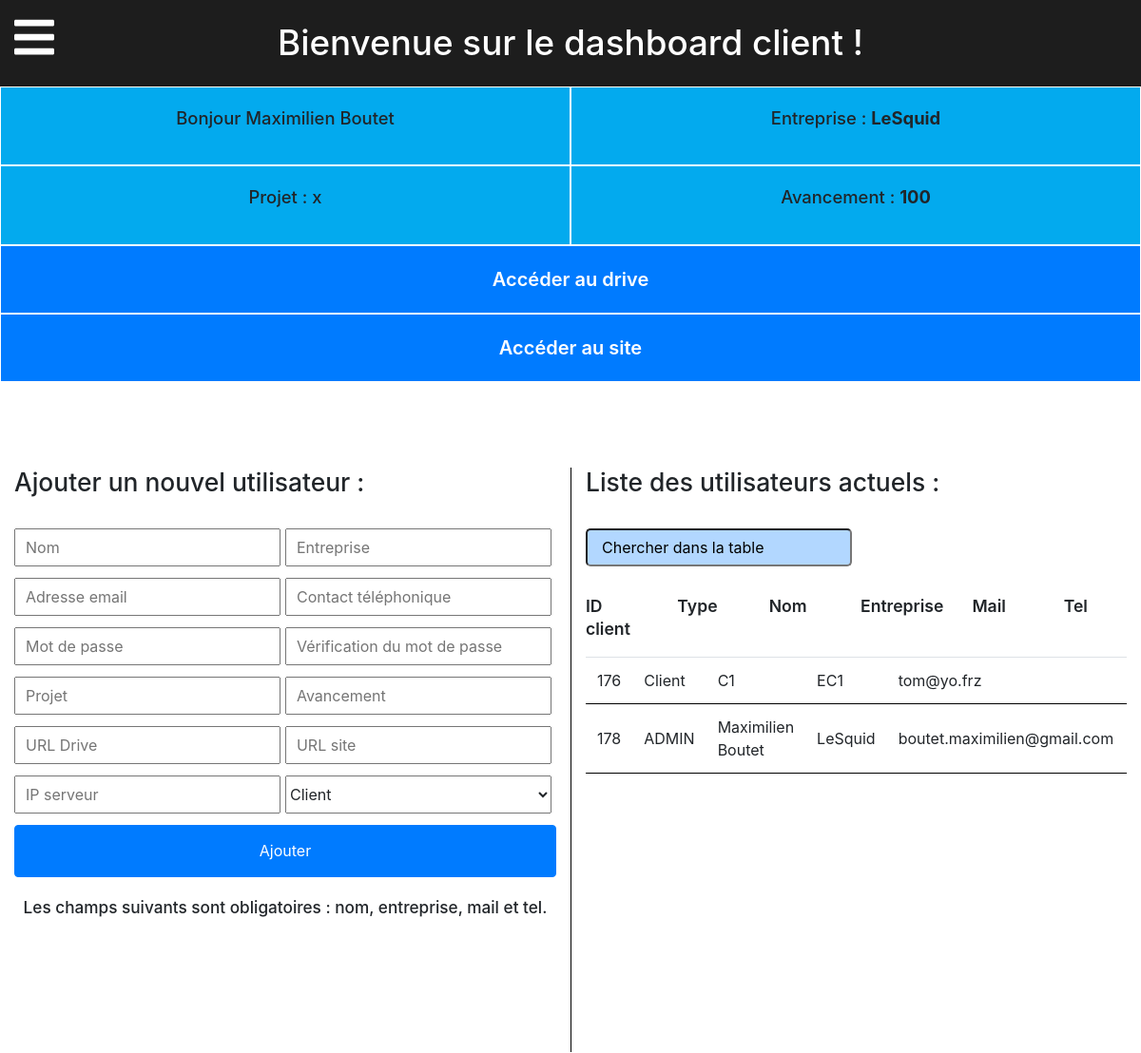
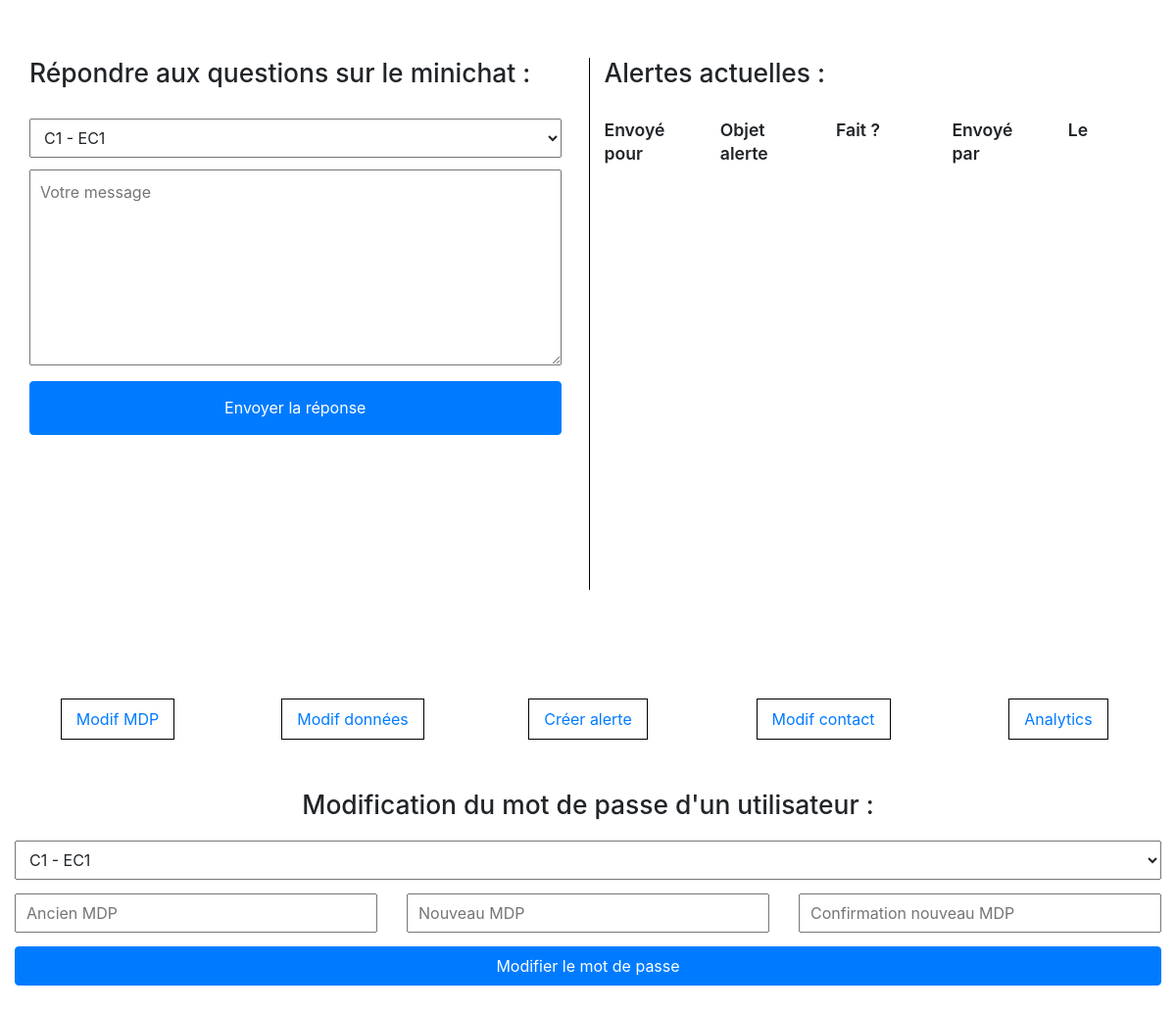
Screenshot of /back/admin.php (signed in) with the database file from the repository (2 pictures, top to bottom).
### tables this page shows
CREATE TABLE IF NOT EXISTS `membres` (
  `id` int(11) NOT NULL AUTO_INCREMENT,
  `nom` varchar(255) NOT NULL,
  `entreprise` varchar(255) NOT NULL,
  `mail` varchar(255) NOT NULL,
  `tel` int(11) NOT NULL,
  `mdp` varchar(255) NOT NULL,
  `projet` varchar(255) NOT NULL,
  `avancement` varchar(255) NOT NULL,
  `drive` varchar(255) NOT NULL,
  `site` varchar(255) DEFAULT NULL,
  `serverIP` varchar(60) DEFAULT NULL,
  `type` varchar(25) NOT NULL,
  `date_ajout` date NOT NULL,
  PRIMARY KEY (`id`)
);

### back/add_user.php (called while the page is built, shortened)
<?php
if(!empty($_POST['username']) AND !empty($_POST['entreprise']) AND !empty($_POST['mail']) AND !empty($_POST['mdp']) AND !empty($_POST['mdp_verif'])) {
  $_POST['username'] = htmlspecialchars($_POST['username']);
  $_POST['entreprise'] = htmlspecialchars($_POST['entreprise']);
  $_POST['mail'] = htmlspecialchars($_POST['mail']);
  $_POST['numero_tel'] = htmlspecialchars($_POST['numero_tel']);
  $_POST['mdp'] = htmlspecialchars($_POST['mdp']);
  $_POST['mdp_verif'] = htmlspecialchars($_POST['mdp_verif']);
  $_POST['projet'] = htmlspecialchars($_POST['projet']);
  $_POST['avancement'] = htmlspecialchars($_POST['avancement']);
  $_POST['drive'] = htmlspecialchars($_POST['drive']);
  $_POST['site'] = htmlspecialchars($_POST['site']);
  $_POST['serverIP'] = htmlspecialchars($_POST['serverIP']);
  $_POST['type'] = htmlspecialchars($_POST['type']);
  $username = $_POST['username'];
  $entreprise = $_POST['entreprise'];
  $mail = $_POST['mail'];
  $tel = $_POST['numero_tel'];
  $mdp = $_POST['mdp_verif'];
  $projet = $_POST['projet'];
  $avancement = $_POST['avancement'];
  $drive = $_POST['drive'];
  $site = $_POST['site'];
  $serverIP = $_POST['serverIP'];
  $type = $_POST['type'];
  $entreprise_exeptions = 'OWCS';
  if (!usernameVerif($username)) {
    if (!entrepriseVerif2($entreprise) || $entreprise == "OWCS" || $entreprise == 'owcs') {
      $mail = filter_var($mail, FILTER_SANITIZE_EMAIL);
      if (filter_var($mail, FILTER_VALIDATE_EMAIL)) {
        if (!emailVerif($mail)) {
          if($mdp == $_POST['mdp']){
            $hashed_mdp = password_hash($mdp, PASSWORD_DEFAULT);
            $req_mdp = $bdd->prepare('INSERT INTO membres(nom, entreprise, mail, tel, mdp, projet, avancement, drive, site, serverIP, type, date_ajout) VALUES("'. $username .'", "'. $entreprise .'", "'. $mail .'",  "'. $tel .'", "'. $hashed_mdp .'", "'. $projet .'", "'. $avancement .'", "'. $drive .'", "'. $site .'", "'. $serverIP .'", "'. $type .'", CURDATE())');
            $req_mdp->execute();
            $req_mdp->closeCursor();
            $req_see_userID = $bdd->prepare('SELECT id FROM membres WHERE nom = "'. $username .'"');
            $req_see_userID->execute();
            $clientsID = $req_see_userID->fetch();
            $req_see_userID->closeCursor();
            $req_insert_clientsID_analytics = $bdd->prepare('INSERT INTO analytics (clientsID) VALUES ("'. $clientsID['id'] .'")');
            $req_insert_clientsID_analytics->execute();
            $req_insert_clientsID_analytics->closeCursor();
            $message_connexion = 'Inscription de <strong>' . $username . ' - ' . $entreprise . '</strong> effectuée.';
            }
          else{$message_connexion = 'Les mots de passe ne correspondent pas. Merci de rééssayer.';}
          }
        else {$message_connexion = 'L\'adresse mail est déjà enregistrée.';}
       }
      else {$message_connexion = "L'adresse mail saisie est incorrecte.";}
      }
    else {$message_connexion = 'L\'entreprise est déjà enregistrée.';}
    }
  else {$message_connexion = 'Le nom d\'utilisateur est déjà pris.';}
}
else{$message_connexion = 'Les champs suivants sont obligatoires : nom, entreprise, mail et tel.';}
 ?>

### back/admin.php (the view, shortened to what this page needs)
<!DOCTYPE html>
<html lang="fr">
	<head>
		<link rel="stylesheet" href="../css/reset.css">
		<link rel="stylesheet" href="../css/normalize.min.css">
		<link href="https://use.fontawesome.com/releases/v5.0.8/css/all.css" rel="stylesheet">
		<link rel="stylesheet" href="../bootstrap/css/bootstrap-reboot.css">
		<link rel="stylesheet" href="../bootstrap/css/bootstrap-grid.css">
		<link rel="stylesheet" href="../bootstrap/css/bootstrap.css">
		<link rel="stylesheet" href="../css/style.css">
	</head>
	<body>
	<div class="">
		<h1 class="tac ml12p">Bienvenue sur le dashboard client !</h1>
		<div id="mobile_menu">
			<a href="#mobile_menu"><i class="fas fa-bars fa-3x hidden" id="menu_icon"></i></a>
		</div>
	</div>
		<section id="section_1" class="infos ml12p">
			<div class="container-fluid">
				<div class="row">
					<div class="col-6">
						<p>Bonjour <?php echo $_SESSION['nom']; ?></p>
					</div>
					<div class="col-6">
						<p>Entreprise : <strong><?php echo $_SESSION['entreprise']; ?></strong></p>
					</div>
				</div>
				<div class="row">
					<div class="col-6">
						<p>Projet : <?php echo $_SESSION['projet']; ?></p>
					</div>
					<div class="col-6">
						<p>Avancement : <strong><?php echo $_SESSION['avancement']; ?></strong></p>
					</div>
				</div>
				<div class="row">
					<div class="drive_access">
						<a href="<?php echo $_SESSION['drive']; ?>" target="_blank">Accéder au drive</a>
					</div>
					<div class="drive_access">
						<a href="<?php echo $_SESSION['site']; ?>" target="_blank">Accéder au site</a>
					</div>
				</div>
			</div>
		</section>
		<section id="section_admin_1" class="mtxm ml12p">
			<div class="container-fluid">
				<div class="row">
					<div class="col-lg-6 mtl_r">
						<h3 class="tac_r">Ajouter un nouvel utilisateur :</h3>
						<form action="" method="POST" class="mts" autocomplete="on">
							<input type="text" placeholder="Nom" name="username">
							<input type="text" placeholder="Entreprise" name="entreprise">
							<input type="text" placeholder="Adresse email" name="mail">
							<input type="tel" placeholder="Contact téléphonique" name="numero_tel">
							<input type="password" placeholder="Mot de passe" name="mdp">
							<input type="password" placeholder="Vérification du mot de passe" name="mdp_verif" autocomplete="off">
							<input type="text" placeholder="Projet" name="projet">
							<input type="text" placeholder="Avancement" name="avancement">
							<input type="url" placeholder="URL Drive" name="drive">
							<input type="url" placeholder="URL site" name="site">
							<input type="text" placeholder="IP serveur" name="serverIP">
							<select name="type">
								<option value="Client">Client</option>
							</select>
							<input type="submit" value="Ajouter" class="btn btn-primary">
							<?php include('add_user.php'); ?>
							<p class="centered_msg_php"><?php echo $message_connexion; ?></p>
						</form>
					</div>
					<div class="col-lg-6 mtl_r">
						<div class="">
						<h3 class="tac_r mbs">Liste des utilisateurs actuels :</h3><input type="text" id="userSearch" placeholder="Chercher dans la table" class="search_input col ">
						</div>
						<div class="row	mtxm">
							<div class="col table-header"><p>ID client</p></div>
							<div class="col table-header"><p>Type</p></div>
							<div class="col table-header"><p>Nom</p></div>
							<div class="col table-header"><p>Entreprise</p></div>
							<div class="col table-header"><p>Mail</p></div>
							<div class="col table-header"><p>Tel</p></div>
						</div>
						<div class="alerts_admin table table-hover server_table">
							<table id="userTable">
								<tbody>
							<?php
							$req_active_users = $bdd->query('SELECT id, nom, entreprise, mail, tel, type FROM membres ORDER BY ID');
							while ($donnees_active_users = $req_active_users->fetch()) {
								$donnees_active_users['id'] = intval($donnees_active_users['id']);
								$donnees_active_users['type'] = htmlspecialchars($donnees_active_users['type']);
								$donnees_active_users['nom'] = htmlspecialchars($donnees_active_users['nom']);
								$donnees_active_users['entreprise'] = htmlspecialchars($donnees_active_users['entreprise']);
								$donnees_active_users['mail'] = htmlspecialchars($donnees_active_users['mail']);
								$donnees_active_users['tel'] = htmlspecialchars($donnees_active_users['tel']);
								$donnees_active_users['type'] = preg_replace('#Administrateur#', 'ADMIN', $donnees_active_users['type']);
							 ?>
								<tr class="mts prxs">
									<td class="pts mls mrs"><?php echo $donnees_active_users['id'] ?></td>
									<td><?php echo $donnees_active_users['type'] ?></td>
									<td><?php echo $donnees_active_users['nom'] ?></td>
									<td><?php echo $donnees_active_users['entreprise'] ?></td>
									<td><?php echo $donnees_active_users['mail'] ?></td>
							<?php
							}
							?>
									</tr>
								</tbody>
							</table>
						</div>
					</div>
				</div>
			</div>
			</section>
			<section id="section_3_admin">
				<div class="container-fluid">
					<div class="row ml12p">
						<div class="col-lg-6">
							<div class="row mtl">
								<div class="col-12 minichat_answer_form">
									<h3 class="tac_r mbs">Répondre aux questions sur le minichat :</h3>
									<form action="answer_minichat.php" method="POST" id="minichat_answer_form" class="mtxs">
										<select name="client_to_answer_minichat" class="mtxs">
											<?php $req_user_list = $bdd->query('SELECT id, nom, entreprise FROM membres');
											while ($user_list = $req_user_list->fetch()){
												$user_list['id'] = intval($user_list['id']);
												$user_list['nom'] = htmlspecialchars($user_list['nom']);
												$user_list['entreprise'] = htmlspecialchars($user_list['entreprise']);
											 ?>
											<option value="<?php echo $user_list['entreprise']; ?>"><?php echo $user_list['nom'] . ' - ' . $user_list['entreprise']; ?></option>
											<?php
											}
											?>
										</select>
										<textarea name="answer_minichat" class="mtxs" placeholder="Votre message"></textarea>
										<input type="submit" value="Envoyer la réponse" class="mtxs btn btn-primary">
									</form>
								</div>
							</div>
						</div>
						<div class="col-lg-6 mtl mtl_r">
							<h3 class="tac_r">Alertes actuelles :</h3>
								<div class="row	mtxm">
									<div class="col table-header"><p>Envoyé pour</p></div>
									<div class="col table-header"><p>Objet alerte</p></div>
									<div class="col table-header"><p>Fait ?</p></div>
									<div class="col table-header"><p>Envoyé par</p></div>
									<div class="col table-header"><p>Le</p></div>
								</div>
								<div class="alerts_admin table table-hover server_table">
							</div>
						</div>
					</div>
				</div>
			</section>
			<section id="section_admin_2" class="ml12p mtl_r tac">
				<div class="container-fluid">
					<div class="row">
						<div class="col-lg-12">
							<div class="row mtl">
								<div class="col update_buttons">
									<span class="span_infos"><a href="#menu1" id="btn_pass_update">Modif MDP</a></span>
								</div>
								<div class="col update_buttons">
									<span class="span_infos"><a href="#menu2" id="btn_update_user_info">Modif données</a></span>
								</div>
								<div class="col update_buttons">
									<span class="span_infos"><a href="#menu3" id="btn_alert_creator">Créer alerte</a></span>
								</div>
								<div class="col update_buttons">
									<span class="span_infos"><a href="#menu4" id="btn_update_contacts">Modif contact</a></span>
								</div>
								<div class="col update_buttons">
									<span class="span_infos"><a href="#menu5" id="btn_add_analytics">Analytics</a></span>
								</div>
							</div>
						</div>
					</div>
				</div>
			</section>
			<section id="pass_update" class="update_values tac ml12p active">
				<div class="container-fluid mtl pass_update">
					<div class="row">
						<div class="col-lg-12">
							<h3>Modification du mot de passe d'un utilisateur :</h3>
							<form action="update_mdp.php" method="POST" class="mtxs">
								<select name="client_pass_to_update" class="mtxs">
									<?php $req_user_list = $bdd->query('SELECT id, nom, entreprise FROM membres');
									while ($user_list = $req_user_list->fetch()){
										$user_list['nom'] = htmlspecialchars($user_list['nom']);
										$user_list['entreprise'] = htmlspecialchars($user_list['entreprise']);
									 ?>
									<option value="<?php echo $user_list['id']; ?>"><?php echo $user_list['nom'] . ' - ' . $user_list['entreprise']; ?></option>
									<?php
									}
									?>
								</select>
								<div class="row mtxs">
									<div class="col-lg-4">
										<input type="password" placeholder="Ancien MDP" name="last_mdp">
									</div>
									<div class="col-lg-4">
										<input type="password" placeholder="Nouveau MDP" name="confirm_new_mdp">
									</div>
									<div class="col-lg-4">
										<input type="password" placeholder="Confirmation nouveau MDP" name="new_mdp">
									</div>
								</div>
								<div class="row mtxs">
									<div class="col-lg-12">
										<input type="submit" value="Modifier le mot de passe" class="btn btn-primary">
									</div>
								</div>
							</form>
						</div>
					</div>
				</div>
			</section>
		</body>
	</html>

### css/style.css (style rules this page uses)
h1 { margin: 0; font-size: 2.3em; line-height: 1.4; padding: 19px 0 20px 0; background: rgba(29,29,29,1); color: white; }
h3 { font-size: 1.65em; }
p { font-size: 1.15em; font-weight: 500; line-height: 1.4; }
a { text-decoration: none; }
#section_1 { text-align: center; }
#section_1 .container-fluid .row > div { background: rgba(3,170,238,1); padding: 20px; border: 1.5px solid white; }
#section_1 > div > div:nth-child(3) > div.drive_access { background: rgba(0,123,255,1); display: block; width: 100%; transition: 0.4s; }
.drive_access a { font-weight: 620; font-size: 1.25em; color: white; }
#section_admin_1 input, select { width: 49.2%; height: 40px; margin-top: 12px; }
#section_admin_1 input[type=submit] { width: 100%; height: 55px; }
div.alerts_admin { overflow: scroll; height: 400px; }
#section_admin_2 .span_infos a { border: 1px solid black; padding: 10px 25px; }
.update_values { height: 300px; position: relative; display: none; opacity: 0; }
.update_values form input { width: 100%; height: 40px; display: block; padding: 0 10px; margin-top: 4px; }
.update_values form select { width: 100%; padding: 0 10px; }
.update_values form input[type=submit] { width: 100%; }
.hidden { visibility: hidden; }
.active { display: block; opacity: 1; }
#minichat_answer_form select { width: 100%; padding: 0 10px; }
#minichat_answer_form textarea { width: 100%; height: 200px; padding: 10px; margin-top: 12px; }
#minichat_answer_form input { width: 100%; height: 55px; margin-bottom: 40px; }
div.minichat_answer_form { padding-right: 35px; }
#section_admin_1 > div > div > div:nth-child(2) { border-left: 1px solid black; }
#section_3_admin > div > div > div:nth-child(2) { border-left: 1px solid black; margin-left: -6px; padding-left: 15px; }
.centered_msg_php { margin-top: 20px; text-align: center; font-size: 1.075em; font-weight: 550; }
table { width: 100%; }
table tr { margin-top: 0px; }
table tr td { vertical-align: middle; margin-top: 30px; width: 200px; padding-right: 10px; border-bottom: 1px solid black; border-top: 1px solid black; padding-top: 10px; padding-bottom: 10px; }
.table th, .table td { vertical-align: middle; }
.ml12p { margin-left: 12%; }
#menu_icon { color: white; position: absolute; top: 15px; left: 15px; }
.table-header p { font-size: 1.1em; font-weight: 600; }
form input { padding: 10px; }
.search_input { height: 45px; border-radius: 5px; text-decoration-style: none; outline-style: none; transition: 0.4s; background: rgba(0,123,255,0.3); }
.search_input::placeholder { color: black; opacity: 1; }
@media screen and (max-width: 1450px) { .ml12p { margin-left: 0; } }
@media screen and (max-width: 1450px) { #menu_icon { visibility: visible; z-index: 300 } }
@media screen and (max-width: 1450px) { #mobile_menu .hidden { visibility: visible; } }
@media screen and (max-width: 1450px) { #minichat_answer_form input { width: 100%; } }
@media screen and (max-width: 1450px) { #section_3_admin > div > div > div:nth-child(2) { margin-left: -7px; } }
@media screen and (max-width: 1450px) { #section_admin_2 .span_infos a { padding: 10px 15px; } }
@media screen and (max-width: 1450px) { .mtl_r { margin-top: 60px; } }
.mts { margin-top:20px; }
.mtl { margin-top:60px; }
.pts { padding-top:20px; }
.mrs { margin-right:20px; }
.prxs { padding-right: 10px; }
.mbs { margin-bottom:20px; }
.mls { margin-left:20px; }
.tac { text-align: center; }
.mtxs { margin-top: 10px; }
.mtxm { margin-top: 30px; }

### rows the page displays
membres: id "176", type "Client", nom "C1", entreprise "EC1", mail "tom@yo.frz"
membres: id "178", type "ADMIN", nom "Maximilien Boutet", entreprise "LeSquid", mail "boutet.maximilien@gmail.com"

### other values shown
$_SESSION['nom'] "Maximilien Boutet"
$_SESSION['entreprise'] "LeSquid"
$_SESSION['projet'] "x"
$_SESSION['avancement'] "100"
$message_connexion "Les champs suivants sont obligatoires : nom, entreprise, mail et tel."
form field client_to_answer_minichat "C1 - EC1"
form field client_pass_to_update "C1 - EC1"
